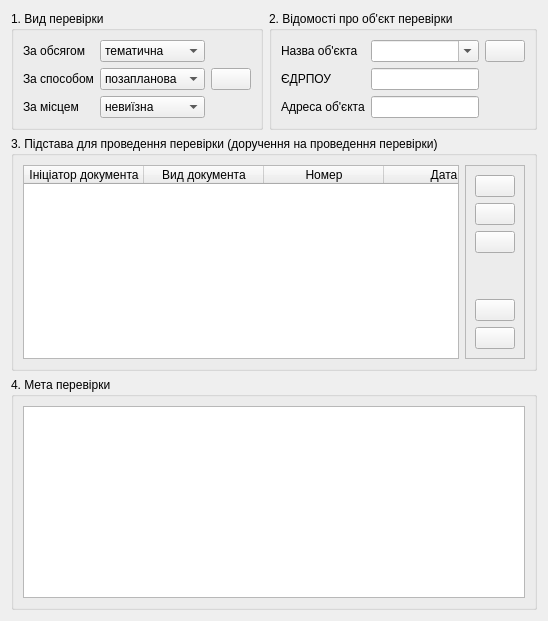
       <widget class="QWidget" name="tabInitiate">
        <attribute name="title">
         <string>Ініціювання</string>
        </attribute>
        <layout class="QGridLayout" name="gridLayout_4">
         <item row="0" column="0">
          <layout class="QGridLayout" name="grdTypeObject">
           <item row="0" column="1">
            <widget class="QGroupBox" name="grpObject">
             <property name="title">
              <string>2. Відомості про об'єкт перевірки</string>
             </property>
             <layout class="QGridLayout" name="gridLayout_9">
              <item row="0" column="0">
               <widget class="QLabel" name="lblObjectName">
                <property name="text">
                 <string>Назва об'єкта</string>
                </property>
               </widget>
              </item>
              <item row="0" column="2">
               <widget class="QPushButton" name="btnObject">
                <property name="toolTip">
                 <string>Редагування інформації про установи/підрозділи</string>
                </property>
                <property name="text">
                 <string/>
                </property>
                <property name="icon">
                 <iconset resource="icons.qrc">
                  <normaloff>:/ico/Icons/finance/014.png</normaloff>:/ico/Icons/finance/014.png</iconset>
                </property>
               </widget>
              </item>
              <item row="1" column="0">
               <widget class="QLabel" name="lblObjectCode">
                <property name="text">
                 <string>ЄДРПОУ</string>
                </property>
               </widget>
              </item>
              <item row="1" column="1">
               <widget class="QLineEdit" name="fldObjectCode">
                <property name="inputMethodHints">
                 <set>Qt::ImhDigitsOnly</set>
                </property>
                <property name="maxLength">
                 <number>10</number>
                </property>
                <property name="readOnly">
                 <bool>false</bool>
                </property>
                <property name="clearButtonEnabled">
                 <bool>false</bool>
                </property>
               </widget>
              </item>
              <item row="2" column="0">
               <widget class="QLabel" name="lblObjectAddress">
                <property name="text">
                 <string>Адреса об'єкта</string>
                </property>
               </widget>
              </item>
              <item row="2" column="1">
               <widget class="QLineEdit" name="fldObjectAddress">
                <property name="readOnly">
                 <bool>false</bool>
                </property>
               </widget>
              </item>
              <item row="0" column="1">
               <widget class="QComboBox" name="comboBoxObjectName">
                <property name="inputMethodHints">
                 <set>Qt::ImhNoTextHandles</set>
                </property>
                <property name="editable">
                 <bool>true</bool>
                </property>
                <property name="currentIndex">
                 <number>-1</number>
                </property>
                <property name="insertPolicy">
                 <enum>QComboBox::InsertAfterCurrent</enum>
                </property>
                <property name="sizeAdjustPolicy">
                 <enum>QComboBox::AdjustToMinimumContentsLength</enum>
                </property>
                <property name="modelColumn">
                 <number>0</number>
                </property>
               </widget>
              </item>
             </layout>
            </widget>
           </item>
           <item row="0" column="0">
            <widget class="QGroupBox" name="grpType">
             <property name="title">
              <string>1. Вид перевірки</string>
             </property>
             <layout class="QGridLayout" name="gridLayout_7">
              <item row="0" column="0">
               <widget class="QLabel" name="lblType1">
                <property name="text">
                 <string>За обсягом</string>
                </property>
               </widget>
              </item>
              <item row="0" column="1">
               <widget class="QComboBox" name="cmbType1">
                <property name="currentText">
                 <string>тематична</string>
                </property>
                <item>
                 <property name="text">
                  <string>тематична</string>
                 </property>
                </item>
                <item>
                 <property name="text">
                  <string>комплексна</string>
                 </property>
                </item>
               </widget>
              </item>
              <item row="1" column="0">
               <widget class="QLabel" name="lblType2">
                <property name="text">
                 <string>За способом</string>
                </property>
               </widget>
              </item>
              <item row="1" column="1">
               <widget class="QComboBox" name="cmbType2">
                <item>
                 <property name="text">
                  <string>позапланова</string>
                 </property>
                </item>
                <item>
                 <property name="text">
                  <string>планова</string>
                 </property>
                </item>
                <item>
                 <property name="text">
                  <string>участь</string>
                 </property>
                </item>
               </widget>
              </item>
              <item row="2" column="0">
               <widget class="QLabel" name="lblType3">
                <property name="text">
                 <string>За місцем</string>
                </property>
               </widget>
              </item>
              <item row="2" column="1">
               <widget class="QComboBox" name="cmbType3">
                <item>
                 <property name="text">
                  <string>невиїзна</string>
                 </property>
                </item>
                <item>
                 <property name="text">
                  <string>виїзна</string>
                 </property>
                </item>
               </widget>
              </item>
              <item row="1" column="2">
               <widget class="QPushButton" name="btnPlan">
                <property name="sizePolicy">
                 <sizepolicy hsizetype="Fixed" vsizetype="Fixed">
                  <horstretch>0</horstretch>
                  <verstretch>0</verstretch>
                 </sizepolicy>
                </property>
                <property name="text">
                 <string/>
                </property>
                <property name="icon">
                 <iconset resource="icons.qrc">
                  <normaloff>:/ico/Icons/education/025.png</normaloff>:/ico/Icons/education/025.png</iconset>
                </property>
               </widget>
              </item>
             </layout>
            </widget>
           </item>
          </layout>
         </item>
         <item row="1" column="0">
          <layout class="QGridLayout" name="grdBasis">
           <item row="0" column="0">
            <widget class="QGroupBox" name="grpBasis">
             <property name="title">
              <string>3. Підстава для проведення перевірки (доручення на проведення перевірки)</string>
             </property>
             <layout class="QGridLayout" name="gridLayout_11">
              <item row="1" column="1">
               <widget class="QFrame" name="frameBasisControl">
                <property name="frameShape">
                 <enum>QFrame::StyledPanel</enum>
                </property>
                <property name="frameShadow">
                 <enum>QFrame::Raised</enum>
                </property>
                <layout class="QGridLayout" name="gridLayout_5">
                 <item row="1" column="0">
                  <widget class="QPushButton" name="btnBasisView">
                   <property name="text">
                    <string/>
                   </property>
                   <property name="icon">
                    <iconset resource="icons.qrc">
                     <normaloff>:/ico/Icons/basic/064.png</normaloff>:/ico/Icons/basic/064.png</iconset>
                   </property>
                  </widget>
                 </item>
                 <item row="0" column="0">
                  <widget class="QPushButton" name="btnBasisAdd">
                   <property name="accessibleDescription">
                    <string/>
                   </property>
                   <property name="text">
                    <string/>
                   </property>
                   <property name="icon">
                    <iconset resource="icons.qrc">
                     <normaloff>:/ico/Icons/basic/058.png</normaloff>:/ico/Icons/basic/058.png</iconset>
                   </property>
                  </widget>
                 </item>
                 <item row="4" column="0">
                  <widget class="QPushButton" name="btnBasisDelete">
                   <property name="text">
                    <string/>
                   </property>
                   <property name="icon">
                    <iconset resource="icons.qrc">
                     <normaloff>:/ico/Icons/basic/059.png</normaloff>:/ico/Icons/basic/059.png</iconset>
                   </property>
                  </widget>
                 </item>
                 <item row="5" column="0">
                  <widget class="QPushButton" name="btnBasisDeleteAll">
                   <property name="text">
                    <string/>
                   </property>
                   <property name="icon">
                    <iconset resource="icons.qrc">
                     <normaloff>:/ico/Icons/basic/060.png</normaloff>:/ico/Icons/basic/060.png</iconset>
                   </property>
                  </widget>
                 </item>
                 <item row="2" column="0">
                  <widget class="QPushButton" name="btnBasisEdit">
                   <property name="text">
                    <string/>
                   </property>
                   <property name="icon">
                    <iconset resource="icons.qrc">
                     <normaloff>:/ico/Icons/education/027.png</normaloff>:/ico/Icons/education/027.png</iconset>
                   </property>
                  </widget>
                 </item>
                 <item row="3" column="0">
                  <spacer name="verticalSpacer">
                   <property name="orientation">
                    <enum>Qt::Vertical</enum>
                   </property>
                   <property name="sizeHint" stdset="0">
                    <size>
                     <width>20</width>
                     <height>40</height>
                    </size>
                   </property>
                  </spacer>
                 </item>
                </layout>
               </widget>
              </item>
              <item row="1" column="0">
               <widget class="QTableWidget" name="tblBasis">
                <property name="autoFillBackground">
                 <bool>false</bool>
                </property>
                <property name="midLineWidth">
                 <number>0</number>
                </property>
                <property name="horizontalScrollBarPolicy">
                 <enum>Qt::ScrollBarAlwaysOff</enum>
                </property>
                <property name="alternatingRowColors">
                 <bool>true</bool>
                </property>
                <property name="selectionBehavior">
                 <enum>QAbstractItemView::SelectRows</enum>
                </property>
                <property name="textElideMode">
                 <enum>Qt::ElideRight</enum>
                </property>
                <property name="sortingEnabled">
                 <bool>true</bool>
                </property>
                <property name="cornerButtonEnabled">
                 <bool>false</bool>
                </property>
                <property name="rowCount">
                 <number>0</number>
                </property>
                <attribute name="horizontalHeaderVisible">
                 <bool>true</bool>
                </attribute>
                <attribute name="horizontalHeaderCascadingSectionResizes">
                 <bool>true</bool>
                </attribute>
                <attribute name="horizontalHeaderDefaultSectionSize">
                 <number>120</number>
                </attribute>
                <attribute name="horizontalHeaderHighlightSections">
                 <bool>true</bool>
                </attribute>
                <attribute name="horizontalHeaderMinimumSectionSize">
                 <number>50</number>
                </attribute>
                <attribute name="horizontalHeaderStretchLastSection">
                 <bool>false</bool>
                </attribute>
                <attribute name="verticalHeaderVisible">
                 <bool>false</bool>
                </attribute>
                <attribute name="verticalHeaderCascadingSectionResizes">
                 <bool>true</bool>
                </attribute>
                <column>
                 <property name="text">
                  <string>Ініціатор документа</string>
                 </property>
                 <property name="background">
                  <color>
                   <red>85</red>
                   <green>170</green>
                   <blue>255</blue>
                  </color>
                 </property>
                </column>
                <column>
                 <property name="text">
                  <string>Вид документа</string>
                 </property>
                 <property name="background">
                  <color>
                   <red>85</red>
                   <green>170</green>
                   <blue>255</blue>
                  </color>
                 </property>
                </column>
                <column>
                 <property name="text">
                  <string>Номер</string>
                 </property>
                 <property name="background">
                  <color>
                   <red>85</red>
                   <green>170</green>
                   <blue>255</blue>
                  </color>
                 </property>
                </column>
                <column>
                 <property name="text">
                  <string>Дата</string>
                 </property>
                 <property name="background">
                  <color>
                   <red>85</red>
                   <green>170</green>
                   <blue>255</blue>
                  </color>
                 </property>
                </column>
                <column>
                 <property name="text">
                  <string>Файл</string>
                 </property>
                 <property name="background">
                  <color>
                   <red>85</red>
                   <green>170</green>
                   <blue>255</blue>
                  </color>
                 </property>
                </column>
               </widget>
              </item>
             </layout>
            </widget>
           </item>
          </layout>
         </item>
         <item row="2" column="0">
          <layout class="QGridLayout" name="grdPurpose">
           <item row="0" column="0">
            <widget class="QGroupBox" name="grpPurpose">
             <property name="title">
              <string>4. Мета перевірки</string>
             </property>
             <layout class="QGridLayout" name="gridLayout_12">
              <item row="0" column="0">
               <widget class="QPlainTextEdit" name="fldPurpose"/>
              </item>
             </layout>
            </widget>
           </item>
          </layout>
         </item>
        </layout>
       </widget>
